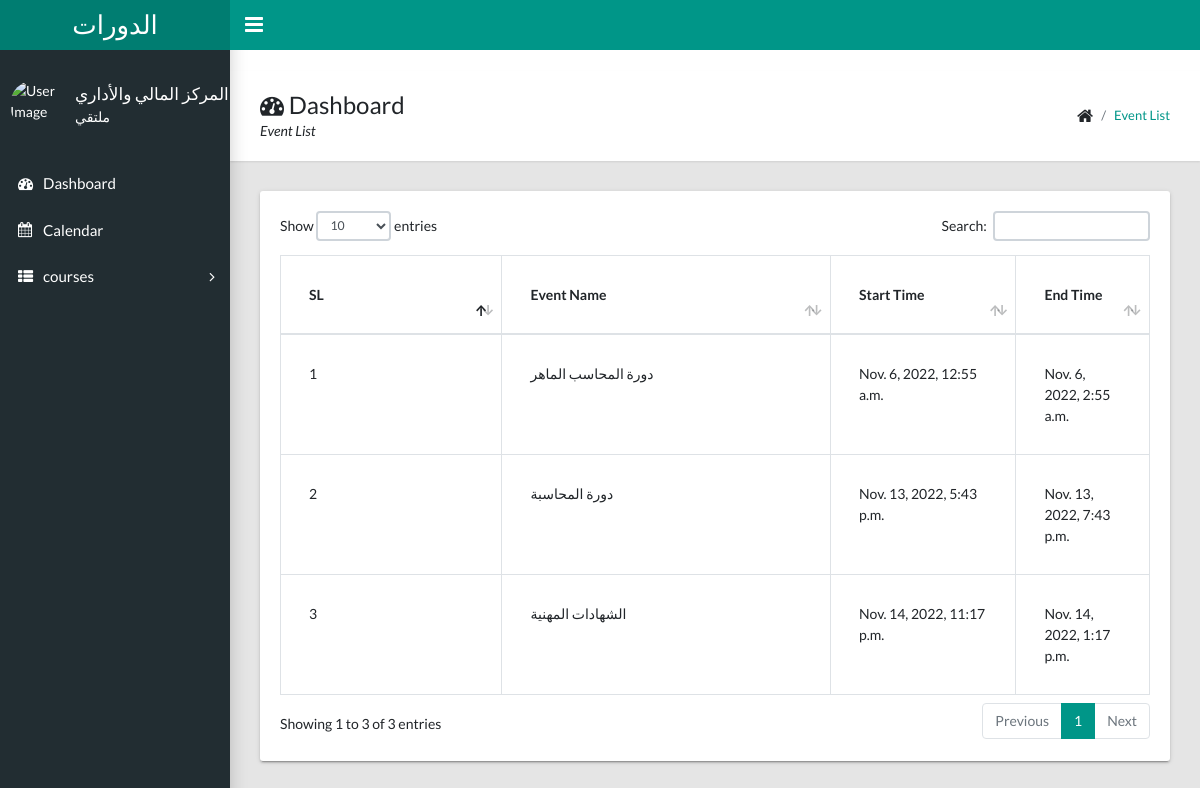
Screenshot of /running-event-list/ (signed in) with the database file from the repository.
### calendarapp/models/event.py (models this page shows, shortened)
class Event(EventAbstract):
    user = models.ForeignKey(User, on_delete=models.CASCADE, related_name="events")
    title = models.CharField(max_length=200, unique=True)
    description = models.TextField()
    start_time = models.DateTimeField()
    end_time = models.DateTimeField()
    objects = EventManager()

### calendarapp/views/event_list.py (the view)
# urls.py: path("running-event-list/",views.RunningEventsListView.as_view(),name="running_events",),
class RunningEventsListView(ListView):
    template_name = "calendarapp/events_list.html"
    model = Event
    def get_queryset(self):
        return Event.objects.get_running_events(user=self.request.user)

### calendarapp/models/event.py (called while the page is built)
    def get_running_events(self, user):
        running_events = Event.objects.filter(
            user=user,
            is_active=True,
            is_deleted=False,
            end_time__gte=datetime.now().date(),
        ).order_by("start_time")
        return running_events

### templates/calendarapp/events_list.html (shortened to what this page needs)
{% extends 'base/base.html' %}
{% load static %}
{% block breadcrumb %}
    <div>
        <h1><i class="fa fa-dashboard"></i> Dashboard</h1>
        <p>Event List</p>
    </div>
    <ul class="app-breadcrumb breadcrumb">
        <li class="breadcrumb-item"><i class="fa fa-home fa-lg"></i></li>
        <li class="breadcrumb-item"><a href="#">Event List</a></li>
    </ul>
{% endblock breadcrumb %}
{% block content %}
<div class="row">
    <div class="col-md-12">
        <div class="tile">
            <div class="tile-body">
                <div class="table-responsive">
                    <div id="sampleTable_wrapper" class="dataTables_wrapper container-fluid dt-bootstrap4 no-footer">
                        <div class="row">
                            <div class="col-sm-12">
                                <table class="table table-hover table-bordered dataTable no-footer" id="sampleTable" role="grid" aria-describedby="sampleTable_info">
                                    <thead>
                                        <tr role="row">
                                            <th class="sorting_asc" tabindex="0" aria-controls="sampleTable" rowspan="1" colspan="1" aria-sort="ascending" aria-label="Name: activate to sort column descending" style="width: 261.641px;">SL</th>
                                            <th class="sorting" tabindex="0" aria-controls="sampleTable" rowspan="1" colspan="1" aria-label="Position: activate to sort column ascending" style="width: 417.312px;">Event Name</th>
                                            <th class="sorting" tabindex="0" aria-controls="sampleTable" rowspan="1" colspan="1" aria-label="Office: activate to sort column ascending" style="width: 189.281px;">Start Time</th>
                                            <th class="sorting" tabindex="0" aria-controls="sampleTable" rowspan="1" colspan="1" aria-label="Age: activate to sort column ascending" style="width: 102.141px;">End Time</th>
                                        </tr>
                                    </thead>
                                    <tbody>
                                        {% for event in object_list %}
                                            <tr role="row" class="odd">
                                                <td class="sorting_1">{{ forloop.counter }}</td>
                                                <td>{{ event.title }}</td>
                                                <td>{{ event.start_time }}</td>
                                                <td>{{ event.end_time }}</td>
                                            </tr>
                                        {% endfor %}
                                    </tbody>
                                </table>
                            </div>
                        </div>
                    </div>
                </div>
            </div>
        </div>
    </div>
</div>
{% endblock content %}

### rows the page displays
Event: title "دورة المحاسب الماهر", start_time "Nov. 6, 2022, 12:55 a.m.", end_time "Nov. 6, 2022, 2:55 a.m."
Event: title "دورة المحاسبة", start_time "Nov. 13, 2022, 5:43 p.m.", end_time "Nov. 13, 2022, 7:43 p.m."
Event: title "الشهادات المهنية", start_time "Nov. 14, 2022, 11:17 p.m.", end_time "Nov. 14, 2022, 1:17 p.m."
